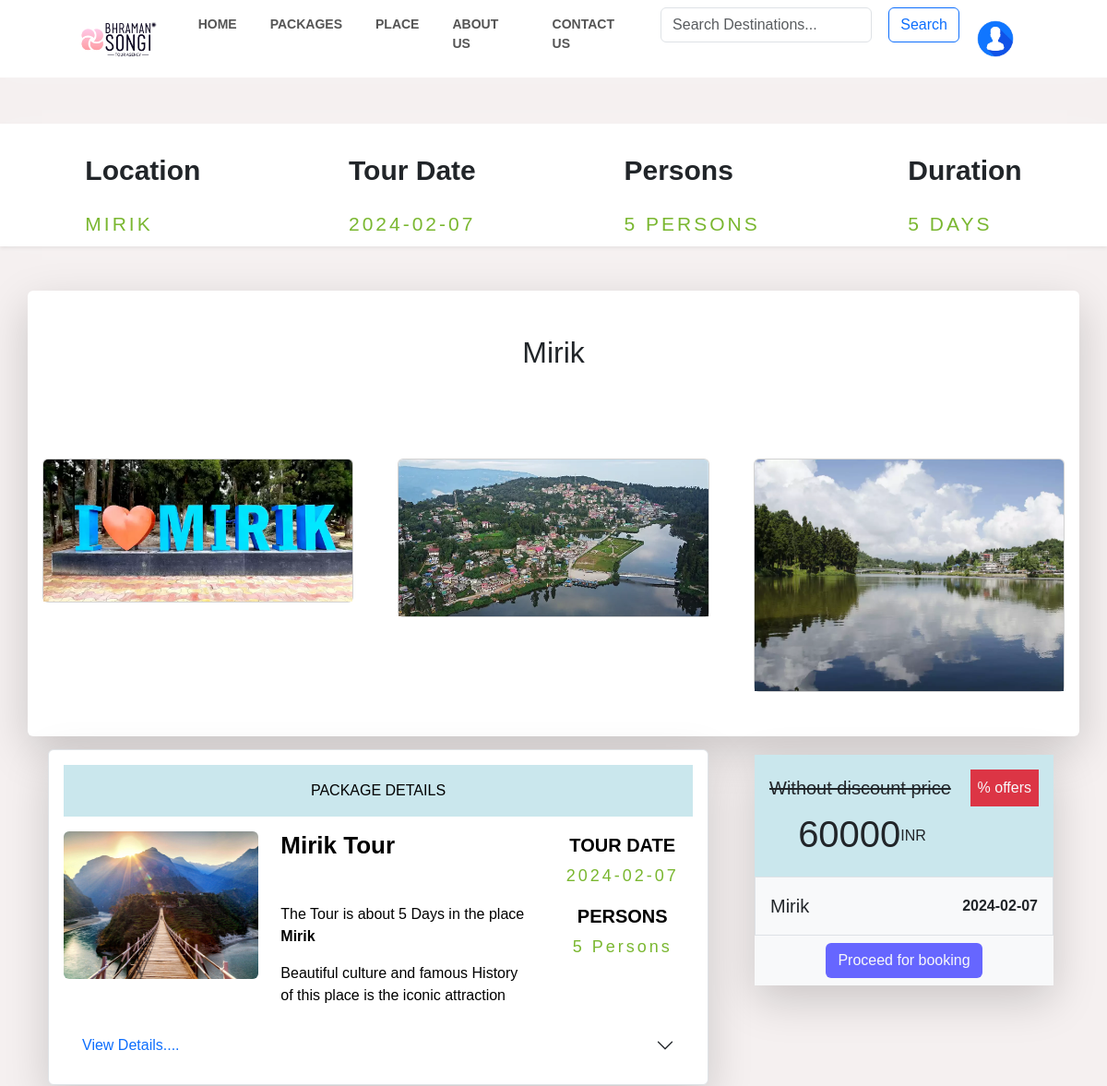
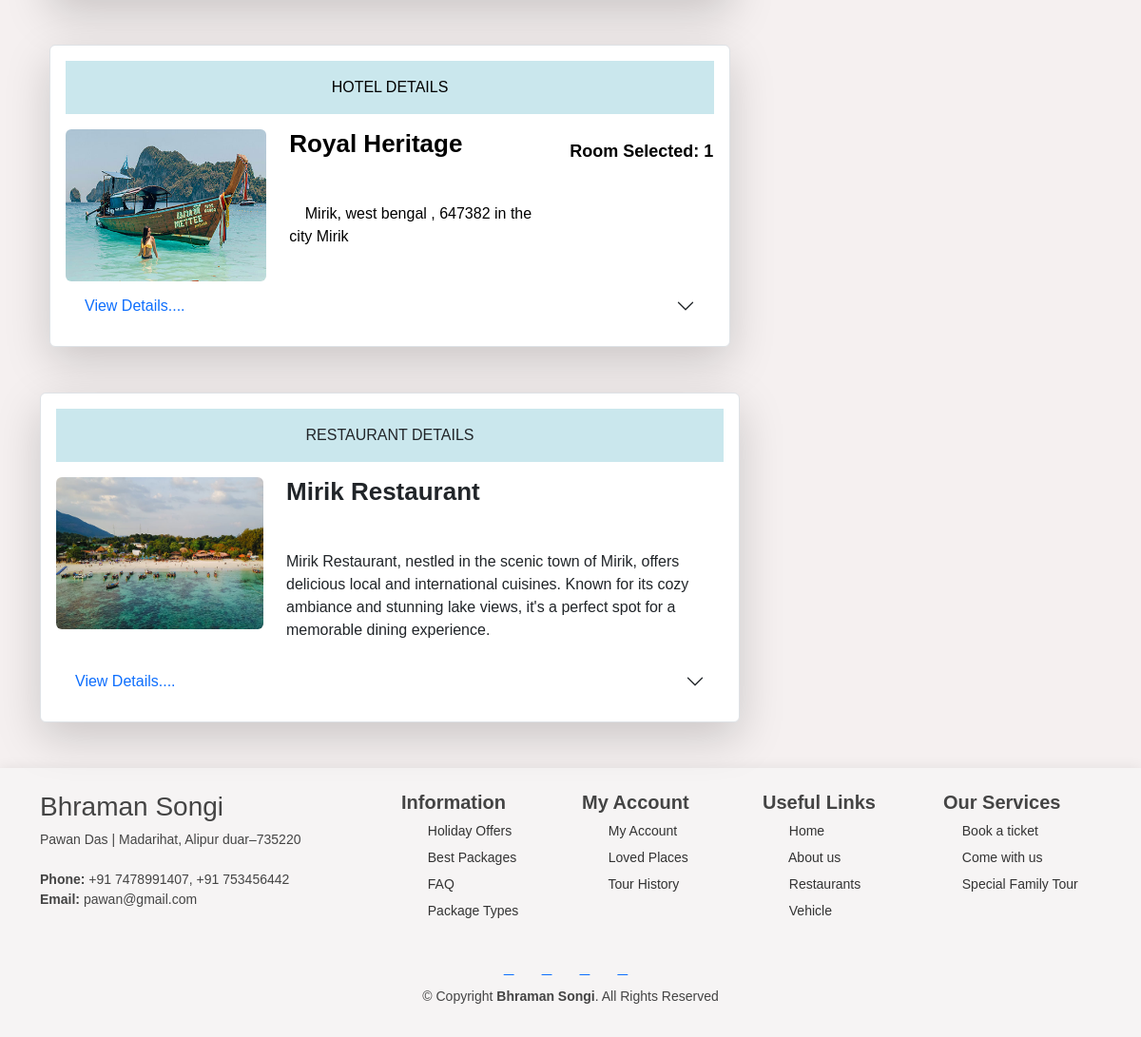
The page /package_select.php?type=select&id=43 on the database its author committed (2 pictures, top to bottom).
### tables this page shows
CREATE TABLE `co_package` (
  `CP_ID` int(6) NOT NULL,
  `PL_LOCATION` varchar(50) NOT NULL,
  `P_NAME` varchar(40) NOT NULL,
  `PL_NAME` varchar(50) NOT NULL,
  `PL_ADDRESS` varchar(100) NOT NULL,
  `P_COST` int(10) NOT NULL,
  `DURATION` int(5) NOT NULL,
  `TOURIST_NUMBER` int(4) NOT NULL,
  `TOTAL_SEAT` int(3) NOT NULL,
  `AVL_SEAT` int(3) NOT NULL,
  `P_DETAILS` int(2) NOT NULL,
  `VEHICLE` int(6) NOT NULL,
  `HOTEL` int(3) NOT NULL,
  `RESTAURANT` text NOT NULL,
  `P_TYPE` varchar(20) NOT NULL,
  `TOUR_GUID_NAME` varchar(50) NOT NULL,
  `PL_IMAGE` varchar(255) DEFAULT NULL,
  `P_DATE` date NOT NULL,
  `STATUS` int(2) NOT NULL DEFAULT 1
);

CREATE TABLE `place` (
  `PL_ID` int(6) NOT NULL,
  `PL_NAME` varchar(50) NOT NULL,
  `PL_LOCATION` varchar(100) NOT NULL,
  `PL_ADDR` varchar(100) NOT NULL,
  `ATRACTIONS` varchar(100) NOT NULL,
  `SIGHT_SEEING` varchar(100) NOT NULL,
  `PL_DESCR` text NOT NULL,
  `PL_DETAILS` int(6) NOT NULL DEFAULT 0,
  `PL_IMAGE1` varchar(255) DEFAULT NULL,
  `PL_IMAGE2` varchar(255) DEFAULT NULL,
  `PL_IMAGE3` varchar(255) DEFAULT NULL,
  `PL_IMAGE4` varchar(255) DEFAULT NULL
);

CREATE TABLE `hotel` (
  `H_ID` int(6) NOT NULL,
  `H_NAME` varchar(100) NOT NULL,
  `H_LOCATION` varchar(20) NOT NULL,
  `H_ADDR` varchar(100) NOT NULL,
  `H_CONTACT` varchar(15) NOT NULL,
  `H_DESCR` varchar(255) NOT NULL,
  `TOTAL_ROOMS` int(6) NOT NULL,
  `AVL_ROOMS` int(6) NOT NULL,
  `ROOM_RENT` int(10) NOT NULL,
  `H_IMAGE` varchar(255) DEFAULT NULL
);

CREATE TABLE `restaurant` (
  `RES_ID` int(6) NOT NULL,
  `RES_NAME` text NOT NULL,
  `RES_LOCATION` varchar(30) NOT NULL,
  `RES_CATEGORY` text NOT NULL,
  `RES_CONTACT` varchar(15) NOT NULL,
  `RES_ADDR` text NOT NULL,
  `RES_DESCR` text NOT NULL,
  `RES_IMAGE` varchar(255) DEFAULT NULL
);

### package_select.php (the view, shortened to what this page needs)
<?php
require('header.php');
$cp_id = $_GET['id'];
$sql = "
    SELECT
        cp.*,
        p.PL_IMAGE1, p.PL_IMAGE2, p.PL_IMAGE3, p.PL_IMAGE4,
        h.H_IMAGE, h.H_NAME, h.H_ADDR, h.H_LOCATION, h.H_DESCR,
        r.RES_DESCR, r.RES_ADDR,r.RES_IMAGE
    FROM
        co_package cp
    LEFT JOIN
        place p ON cp.PL_NAME = p.PL_NAME AND cp.PL_LOCATION = p.PL_LOCATION
    LEFT JOIN
        tag_hotels th ON cp.CP_ID = th.CP_ID
    LEFT JOIN
        hotel h ON th.H_ID = h.H_ID
    LEFT JOIN
        restaurant r ON cp.RESTAURANT = r.RES_NAME
    WHERE
        cp.CP_ID = '$cp_id';
";
$res = mysqli_query($conn, $sql);
$row = mysqli_fetch_assoc($res);
$pl_city = $row['PL_LOCATION'];
$pl_name = $row['PL_NAME'];
$p_name = $row['P_NAME'];
$p_cost = $row['P_COST'];
$duration = $row['DURATION'];
$person = $row['TOURIST_NUMBER'];
$restaurant = $row['RESTAURANT'];
$p_date = $row['P_DATE'];
?>
<body>
    <div class="still-placed sticky-top bg-light shadow-sm  mb-5 bg-body" style="margin-top: 50px;">
        <nav class="navbar" style="background-color: inherit;">
            <div class="container-fluid d-flex justify-content-around align-items-center">
                <div class="location">
                    <div class="nav_txt">Location</div>
                    <div class="nav_value"><?php echo $pl_name; ?></div>
                </div>
                <div class="date">
                    <div class="nav_txt">Tour Date</div>
                    <div class="nav_value"><?php echo $p_date; ?></div>
                </div>
                <div class="date">
                    <div class="nav_txt">Persons</div>
                    <div class="nav_value"><?php echo $person . " Persons"; ?></div>
                </div>
                <div class="date">
                    <div class="nav_txt">Duration</div>
                    <div class="nav_value"><?php echo $duration . " Days"; ?></div>
                </div>
            </div>
        </nav>
    </div>
    <div class="container mt-5 bg-light pb-5 pt-5 shadow-lg p-3 mb-1 bg-body rounded">
        <h2 class="text-center mb-4"><?php echo $pl_name; ?></h2>
        <div class="row row-cols-1 row-cols-md-2 row-cols-lg-3 g-5 mt-5">
            <?php
            $images = [$row['PL_IMAGE1'], $row['PL_IMAGE2'], $row['PL_IMAGE3']];
            foreach ($images as $image) {
                if ($image) {
            ?>
                    <div class="col">
                        <div class="card">
                            <img src="Admin/image/places/<?php echo $image; ?>" class="card-img-top" alt="...">
                        </div>
                    </div>
            <?php
                }
            }
            ?>
        </div>
    </div>
    <div class="container">
        <div class="row">
            <div class="col-md-8">
                <div class="packages border shadow-lg p-3 mb-5 bg-body rounded" id="package">
                    <div class="d-flex justify-content-around p-3 mb-3" style="background-color: #cae7ed;">
                        PACKAGE DETAILS
                    </div>
                    <div class="row">
                        <div class="col-md-4">
                            <img style="height: 20vh;" src="Admin/image/packages/<?php echo $row['PL_IMAGE']; ?>" class="img-fluid rounded " alt="...">
                        </div>
                        <div class="col-md-5">
                            <h3 class="heading-home"><?php echo $p_name; ?></h3><br>
                            <p>The Tour is about <?php echo $duration; ?> Days in the place <b><?php echo $pl_city; ?></b></p>
                            <p>Beautiful culture and famous History of this place is the iconic attraction</p>
                        </div>
                        <div class="col-md-3">
                            <center>
                                <div class="">
                                    <div class="date">
                                        <div class="detail_h">Tour Date</div>
                                        <div class="detail_v"><?php echo $p_date; ?></div>
                                    </div>
                                    <div class="date">
                                        <div class="detail_h">Persons</div>
                                        <div class="detail_v"><?php echo $person . " Persons"; ?></div>
                                    </div>
                                </div>
                            </center>
                        </div>
                    </div>
                    <div class="accordion accordion-flush" id="accordionFlushExample">
                        <div class="accordion-item">
                            <h2 class="accordion-header">
                                <button class="accordion-button collapsed text-primary" type="button" data-bs-toggle="collapse" data-bs-target="#flush-collapseOne" aria-expanded="false" aria-controls="flush-collapseOne">
                                    View Details....
                                </button>
                            </h2>
                        </div>
                    </div>
                </div>
                <div class="hotel-select border shadow-lg p-3 mb-5 bg-body rounded" id="hotel">
                    <div class="d-flex justify-content-around p-3 mb-3" style="background-color: #cae7ed;">
                        HOTEL DETAILS
                    </div>
                    <div class="row">
                        <div class="col-md-4">
                            <img style="height: 20vh;" src="Admin/image/hotels/<?php echo $row['H_IMAGE']; ?>" class="img-fluid rounded " alt="...">
                        </div>
                        <div class="col-md-5">
                            <h3 class="heading-home"><?php echo $row['H_NAME']; ?></h3><br>
                            <p><i class="fa-solid fa-location-dot me-1 text-primary"></i><?php echo $row['H_ADDR'] . " in the city " . $row['H_LOCATION']; ?></p>
                        </div>
                        <div class="col-md-3">
                            <div class="selected-value text-center mb-3">Room Selected: <span id="selectedRoom">1</span></div>
                        </div>
                    </div>
                    <div class="accordion accordion-flush" id="accordionFlushExample">
                        <div class="accordion-item">
                            <h2 class="accordion-header">
                                <button class="accordion-button collapsed text-primary" type="button" data-bs-toggle="collapse" data-bs-target="#flush-collapseTwo" aria-expanded="false" aria-controls="flush-collapseTwo">
                                    View Details....
                                </button>
                            </h2>
                        </div>
                    </div>
                </div>
                <div class="restaurant-select border shadow-lg p-3 mb-5 bg-body rounded" id="res">
                    <div class="d-flex justify-content-around p-3 mb-3" style="background-color: #cae7ed;">
                        RESTAURANT DETAILS
                    </div>
                    <div class="row">
                        <div class="col-md-4">
                            <img style="height: 20vh;" src="Admin/image/restaurants/<?php echo $row['RES_IMAGE']; ?>" class="img-fluid rounded " alt="Restaurant">
                        </div>
                        <div class="col-md-8">
                            <h3 class="heading-home"><?php echo $restaurant; ?></h3><br>
                            <p><?php echo $row['RES_DESCR']; ?> </p>
                        </div>
                    </div>
                    <div class="accordion accordion-flush" id="accordionFlushExample">
                        <div class="accordion-item">
                            <h2 class="accordion-header">
                                <button class="accordion-button collapsed text-primary" type="button" data-bs-toggle="collapse" data-bs-target="#flush-collapseThree" aria-expanded="false" aria-controls="flush-collapseThree">
                                    View Details....
                                </button>
                            </h2>
                        </div>
                    </div>
                </div>
            </div>
            <div class="col-md-4">
                <div class="modal-dialog m-3">
                    <div class="modal-content shadow-lg mb-5 bg-body rounded">
                        <div class="modal-header p-3 d-flex justify-content-between" style="background-color: #cae7ed;">
                            <h5 class="modal-title text-decoration-line-through">Without discount price</h5>
                            <div class="bg-danger p-2 text-light">% offers</div>
                        </div>
                        <div class="modal-header d-flex justify-content-start align-items-end p-3" style="height: 60px; background-color: #cae7ed;">
                            <h1 class="modal-title"><i class="fa-solid fa-indian-rupee-sign"></i><?php echo $p_cost; ?></h1>
                            <p>INR</p>
                        </div>
                        <div class="modal-body border bg-light p-3 d-flex justify-content-between">
                            <h5 class="modal-title"><?php echo $pl_name; ?></h5>
                            <div class="d-flex align-items-center">
                                <i class="fa-regular fa-calendar-days"></i><b><?php echo $p_date; ?></b>
                            </div>
                        </div>
                        <div class="modal-footer bg-light p-2 d-flex justify-content-around">
                            <a href="package_booking.php?cp_id=<?php echo $cp_id; ?>">
                                <button type="button" class="btn text-light " style="background-color: #6666FF;">Proceed for booking</button>
                            </a>
                        </div>
                    </div>
                </div>
            </div>
        </div>
    </div>
    <?php require('footer.php'); ?>
</body>
</html>

### css/home_style.css (style rules this page uses)
* { margin: 0px; padding: 0px; box-sizing: border-box; font-family: 'Poppins', sans-serif; }
body { background-color: rgb(245, 240, 240) !important; height: 200vh; }
.heading-home { font-size: 26px; font-weight: 600; margin-bottom: 22px; }
.nav_value { text-transform: uppercase; color: #7ab730; letter-spacing: 3px; font-size: 21px; }
.nav_txt { font-size: 30px; font-weight: 600; margin: 20px 0px; }
.detail_h { text-transform: uppercase; font-size: 20px; font-weight: 600; margin-bottom: 5px; }
.detail_v { color: #7ab730; letter-spacing: 3px; font-size: 18px; margin-bottom: 15px; }
.selected-value { font-size: 18px; font-weight: bold; margin-top: 10px; }
#package { color:black; margin: 10px; background-color:white; padding: 10px; border-radius: 3%; }
#hotel { color:black; margin: 10px; background-color:white; padding: 10px; border-radius: 3%; }

### css/navbar.css (style rules this page uses)
.navbar { box-shadow: rgba(255, 255, 255, 0.2) 0px 0px 29px 0px; background-color: #ffffff; }
.img-fluid { max-width: 100%; height: auto; }

### rows shown on the page
co_package: PL_NAME "MIRIK", P_DATE "2024-02-07", TOURIST_NUMBER "5", DURATION "5", PL_NAME "Mirik", place.PL_IMAGE1 (picture), place.PL_IMAGE2 (picture), place.PL_IMAGE3 (picture), PL_IMAGE (picture), P_NAME "Mirik Tour", PL_LOCATION "Mirik", hotel.H_IMAGE (picture), hotel.H_NAME "Royal Heritage", hotel.H_ADDR "Mirik, west bengal , 647382", hotel.H_LOCATION "Mirik", restaurant.RES_IMAGE (picture), RESTAURANT "Mirik Restaurant", restaurant.RES_DESCR "Mirik Restaurant, nestled in the scenic town of Mirik, offers delicious local and international cuisines. Known for its cozy ambiance and stunning lake views, it's a perfect spot for a memorable dining experience.", P_COST "60000"
